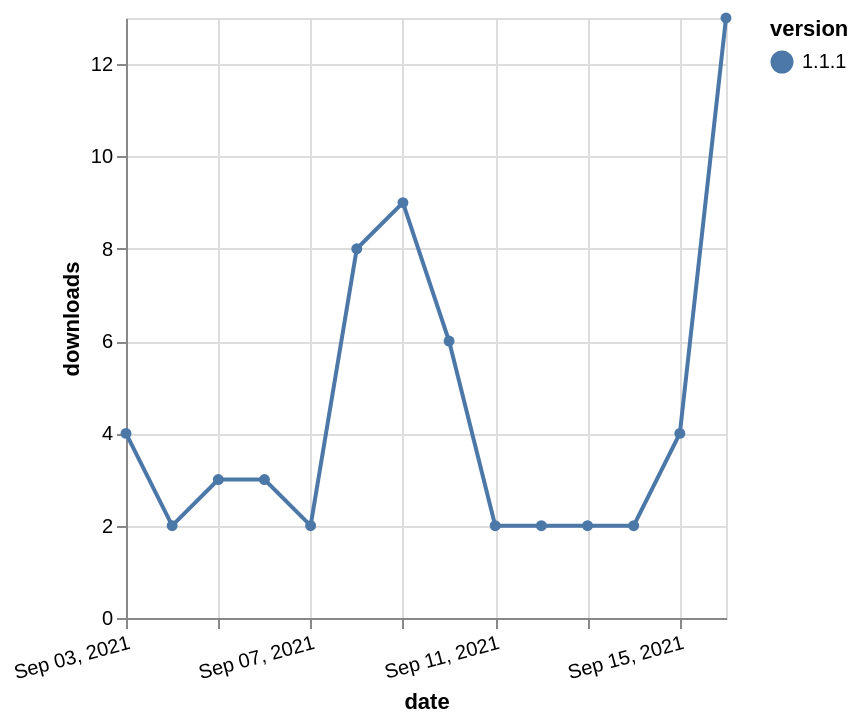

The specification (Vega-Lite) saved for this image:
### Vega-Lite specification from a JSON file in a GitHub repository (floating-point values rounded to 4 significant figures)
{"$schema": "https://vega.github.io/schema/vega-lite/v5.json", "description": "A simple bar chart with embedded data.", "data": {"values": [{"date": "2021-09-03", "total": 3429, "delta": 4, "version": "1.1.1"}, {"date": "2021-09-04", "total": 3431, "delta": 2, "version": "1.1.1"}, {"date": "2021-09-05", "total": 3434, "delta": 3, "version": "1.1.1"}, {"date": "2021-09-06", "total": 3437, "delta": 3, "version": "1.1.1"}, {"date": "2021-09-07", "total": 3439, "delta": 2, "version": "1.1.1"}, {"date": "2021-09-08", "total": 3447, "delta": 8, "version": "1.1.1"}, {"date": "2021-09-09", "total": 3456, "delta": 9, "version": "1.1.1"}, {"date": "2021-09-10", "total": 3462, "delta": 6, "version": "1.1.1"}, {"date": "2021-09-11", "total": 3464, "delta": 2, "version": "1.1.1"}, {"date": "2021-09-12", "total": 3466, "delta": 2, "version": "1.1.1"}, {"date": "2021-09-13", "total": 3468, "delta": 2, "version": "1.1.1"}, {"date": "2021-09-14", "total": 3470, "delta": 2, "version": "1.1.1"}, {"date": "2021-09-15", "total": 3474, "delta": 4, "version": "1.1.1"}, {"date": "2021-09-16", "total": 3487, "delta": 13, "version": "1.1.1"}]}, "width": "container", "mark": {"type": "line", "point": {"filled": true}}, "encoding": {"x": {"field": "date", "type": "temporal", "timeUnit": "yearmonthdate", "title": "date", "axis": {"labelAngle": -15}}, "y": {"field": "delta", "type": "quantitative", "title": "downloads"}, "color": {"field": "version", "type": "nominal"}, "tooltip": {"field": "delta"}}}
